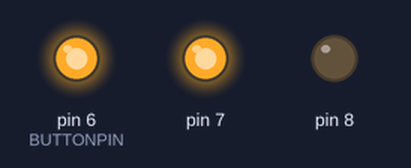
Recording of a sketch running on a simulated Arduino Uno, built with avr-gcc and run on an emulated ATmega328P. Parts: output pins drawn as LEDs (lit = HIGH).

Above: at 0.2 s.
At 1.2 s:
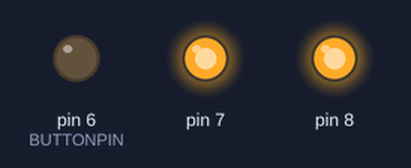
At 1.7 s:
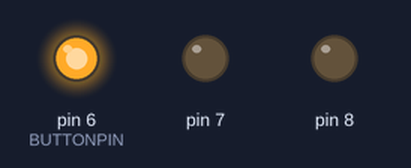
At 2.2 s:
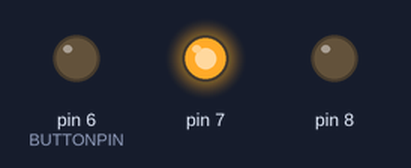
At 3.7 s:
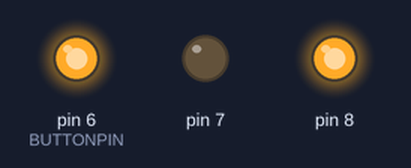
At 5.7 s:
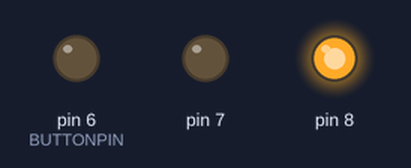
Timing chart, 0 to 6.9 s (numbered marks = the images above):
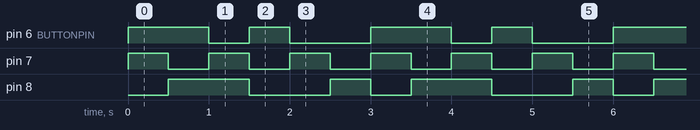

Measured:
- by itself, pin 6 (BUTTONPIN): repeats every 3.0 s: LOW 0.50 s, HIGH 0.50 s, LOW 1.0 s, HIGH 1.0 s
- by itself, pin 7: alternates HIGH for 0.50 s and LOW for 0.50 s
- by itself, pin 8: repeats every 3.0 s: LOW 1.0 s, HIGH 0.50 s, LOW 0.50 s, HIGH 1.0 s

The sketch:

LED_LAMP.ino
```cpp
#define BUTTONPIN 6
#define BUTTONPIN 7
#define BUTTONPIN 8

void setup()
{
  pinMode(6, OUTPUT);
  pinMode(7, OUTPUT);
  pinMode(8, OUTPUT);
}
void loop()
{
  digitalWrite(6,1);digitalWrite(7,1);digitalWrite(8,0);
  delay(500);
  digitalWrite(6,1);digitalWrite(7,0);digitalWrite(8,1);
  delay(500);
  digitalWrite(6,0);digitalWrite(7,1);digitalWrite(8,1);
  delay(500);
  digitalWrite(6,1);digitalWrite(7,0);digitalWrite(8,0);
  delay(500);
  digitalWrite(6,0);digitalWrite(7,1);digitalWrite(8,0);
  delay(500);
  digitalWrite(6,0);digitalWrite(7,0);digitalWrite(8,1);
  delay(500);

}
```
